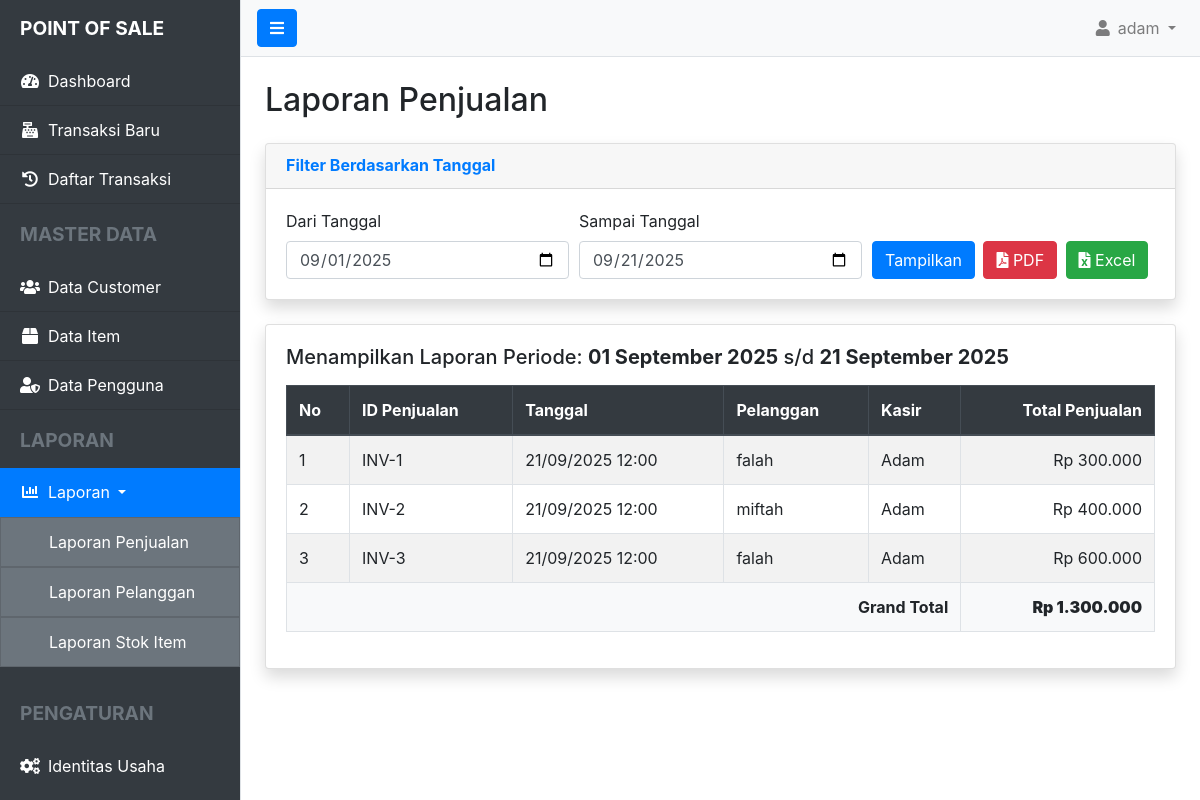
The app's page /index.php?controller=report&action=sales (signed in) with its own data.
### tables this page shows
CREATE TABLE `sales` (
  `id_sales` bigint UNSIGNED NOT NULL,
  `id_customer` bigint UNSIGNED NOT NULL,
  `id_user` bigint UNSIGNED NOT NULL,
  `tgl_sales` datetime NOT NULL DEFAULT CURRENT_TIMESTAMP,
  `status` varchar(50) NOT NULL
);

CREATE TABLE `customers` (
  `id_customer` bigint UNSIGNED NOT NULL,
  `nama_customer` varchar(255) NOT NULL,
  `alamat` text,
  `telp` varchar(20) DEFAULT NULL,
  `email` varchar(255) DEFAULT NULL
);

CREATE TABLE `users` (
  `id_user` bigint UNSIGNED NOT NULL,
  `nama_user` varchar(255) NOT NULL,
  `username` varchar(255) NOT NULL,
  `password` varchar(255) NOT NULL,
  `id_level` bigint UNSIGNED NOT NULL
);

### app/controllers/ReportController.php (called while the page is built, shortened)
<?php
require_once __DIR__ . '../../models/SalesModel.php';
class ReportController {
    public function sales() {
        $startDate = $_GET['start_date'] ?? date('Y-m-01');
        $endDate = $_GET['end_date'] ?? date('Y-m-d');
        $sales = SalesModel::findByDateRange($startDate, $endDate);
        require __DIR__ . '/../views/layout/header.php';
        require __DIR__ . '/../views/layout/sidebar.php';
        require __DIR__ . '/../views/report/sales.php';
        require __DIR__ . '/../views/layout/footer.php';
    }
}

### index.php (called while the page is built, shortened)
<?php
require_once __DIR__ . '/routes.php';

### app/models/SalesModel.php (called while the page is built, shortened)
<?php
class SalesModel {
    public static function findByDateRange($startDate, $endDate) {
        $db = Database::getInstance();
        $query = "
            SELECT
                s.id_sales,
                s.tgl_sales,
                c.nama_customer,
                u.nama_user,
                SUM(t.amount) as total_penjualan
            FROM sales s
            JOIN customers c ON s.id_customer = c.id_customer
            JOIN users u ON s.id_user = u.id_user
            JOIN transactions t ON s.id_sales = t.id_sales
            WHERE DATE(s.tgl_sales) BETWEEN ? AND ?
            GROUP BY s.id_sales, s.tgl_sales, c.nama_customer, u.nama_user
            ORDER BY s.tgl_sales DESC
        ";
        $stmt = $db->prepare($query);
        $stmt->execute([$startDate, $endDate]);
        return $stmt->fetchAll();
    }
}

### app/views/report/sales.php (the view, shortened to what this page needs)
<h2 class="mb-4">Laporan Penjualan</h2>
<div class="card shadow mb-4">
    <div class="card-header">
        <h6 class="m-0 font-weight-bold text-primary">Filter Berdasarkan Tanggal</h6>
    </div>
    <div class="card-body">
        <form method="GET">
            <div class="form-row align-items-end">
                <div class="col-md-4">
                    <label for="start_date">Dari Tanggal</label>
                    <input type="date" name="start_date" class="form-control" value="<?= htmlspecialchars($startDate ?? ''); ?>" required>
                </div>
                <div class="col-md-4">
                    <label for="end_date">Sampai Tanggal</label>
                    <input type="date" name="end_date" class="form-control" value="<?= htmlspecialchars($endDate ?? ''); ?>" required>
                </div>
                <div class="col-md-4">
                    <button type="submit" class="btn btn-primary mr-1">Tampilkan</button>
                    <?php if (!empty($startDate) && !empty($endDate)): ?>
                        <a href="index.php?controller=report&action=printPdf&start_date=<?= htmlspecialchars($startDate) ?>&end_date=<?= htmlspecialchars($endDate) ?>" class="btn btn-danger mr-1" target="_blank">
                            <i class="fas fa-file-pdf"></i> PDF
                        </a>
                        <a href="index.php?controller=report&action=exportExcel&start_date=<?= htmlspecialchars($startDate) ?>&end_date=<?= htmlspecialchars($endDate) ?>" class="btn btn-success">
                            <i class="fas fa-file-excel"></i> Excel
                        </a>
                    <?php endif; ?>
                </div>
            </div>
        </form>
    </div>
</div>
<div class="card shadow">
    <div class="card-body">
        <h5 class="mb-3">
            <?php if (!empty($startDate) && !empty($endDate)): ?>
                Menampilkan Laporan Periode: <strong><?= date("d F Y", strtotime($startDate)); ?></strong> s/d <strong><?= date("d F Y", strtotime($endDate)); ?></strong>
            <?php else: ?>
                Silakan pilih rentang tanggal untuk menampilkan laporan.
            <?php endif; ?>
        </h5>
        <div class="table-responsive">
            <table class="table table-bordered table-striped">
                <thead class="thead-dark">
                    <tr>
                        <th>No</th>
                        <th>ID Penjualan</th>
                        <th>Tanggal</th>
                        <th>Pelanggan</th>
                        <th>Kasir</th>
                        <th class="text-right">Total Penjualan</th>
                    </tr>
                </thead>
                <tbody>
                    <?php if (!empty($sales)): ?>
                        <?php $no = 1; $grandTotal = 0; ?>
                        <?php foreach ($sales as $sale): ?>
                            <tr>
                                <td><?= $no++; ?></td>
                                <td>INV-<?= htmlspecialchars($sale['id_sales']); ?></td>
                                <td><?= date("d/m/Y h:i", strtotime($sale['tgl_sales'])); ?></td>
                                <td><?= htmlspecialchars($sale['nama_customer']); ?></td>
                                <td><?= htmlspecialchars($sale['nama_user']); ?></td>
                                <td class="text-right">Rp <?= number_format($sale['total_penjualan'], 0, ',', '.'); ?></td>
                            </tr>
                            <?php $grandTotal += $sale['total_penjualan']; ?>
                        <?php endforeach; ?>
                    <?php else: ?>
                        <tr>
                            <td colspan="6" class="text-center">Tidak ada data untuk periode yang dipilih.</td>
                        </tr>
                    <?php endif; ?>
                </tbody>
                <?php if (!empty($sales)): ?>
                <tfoot class="bg-light">
                    <tr>
                        <td colspan="5" class="text-right"><strong>Grand Total</strong></td>
                        <td class="text-right font-weight-bold"><strong>Rp <?= number_format($grandTotal, 0, ',', '.'); ?></strong></td>
                    </tr>
                </tfoot>
                <?php endif; ?>
            </table>
        </div>
    </div>
</div>

### app/views/layout/header.php (style rules this page uses)
body { overflow-x: hidden; }

### records on screen
sales: id_sales "1", tgl_sales "21/09/2025 12:00", id_customer.nama_customer "falah", id_user.nama_user "Adam", total_penjualan "300.000"
sales: id_sales "2", tgl_sales "21/09/2025 12:00", id_customer.nama_customer "miftah", id_user.nama_user "Adam", total_penjualan "400.000"
sales: id_sales "3", tgl_sales "21/09/2025 12:00", id_customer.nama_customer "falah", id_user.nama_user "Adam", total_penjualan "600.000"

### other values on screen
$_SESSION['username'] "adam"
date("d F Y", strtotime($startDate)) "01 September 2025"
date("d F Y", strtotime($endDate)) "21 September 2025"
$grandTotal "1.300.000"
